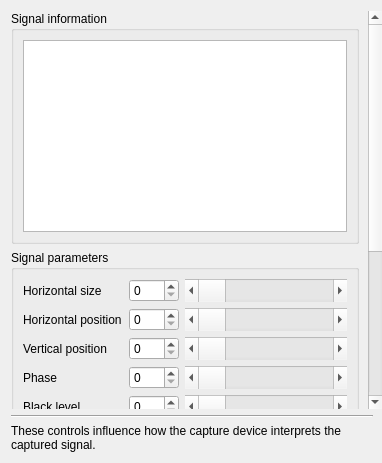
<?xml version="1.0" encoding="UTF-8"?>
<ui version="4.0">
 <class>SignalDialog</class>
 <widget class="QDialog" name="SignalDialog">
  <property name="geometry">
   <rect>
    <x>0</x>
    <y>0</y>
    <width>382</width>
    <height>463</height>
   </rect>
  </property>
  <property name="windowTitle">
   <string>Dialog</string>
  </property>
  <layout class="QVBoxLayout" name="verticalLayout_3">
   <property name="rightMargin">
    <number>0</number>
   </property>
   <item>
    <widget class="QScrollArea" name="scrollArea">
     <property name="frameShape">
      <enum>QFrame::NoFrame</enum>
     </property>
     <property name="widgetResizable">
      <bool>true</bool>
     </property>
     <widget class="QWidget" name="scrollAreaWidgetContents">
      <property name="geometry">
       <rect>
        <x>0</x>
        <y>0</y>
        <width>359</width>
        <height>699</height>
       </rect>
      </property>
      <layout class="QVBoxLayout" name="verticalLayout">
       <property name="spacing">
        <number>6</number>
       </property>
       <property name="leftMargin">
        <number>0</number>
       </property>
       <property name="topMargin">
        <number>0</number>
       </property>
       <property name="rightMargin">
        <number>9</number>
       </property>
       <property name="bottomMargin">
        <number>0</number>
       </property>
       <item>
        <widget class="QGroupBox" name="groupBox_meta">
         <property name="sizePolicy">
          <sizepolicy hsizetype="Preferred" vsizetype="Minimum">
           <horstretch>0</horstretch>
           <verstretch>0</verstretch>
          </sizepolicy>
         </property>
         <property name="title">
          <string>Signal information</string>
         </property>
         <layout class="QVBoxLayout" name="verticalLayout_4">
          <item>
           <widget class="PropertyTable" name="tableWidget_propertyTable"/>
          </item>
         </layout>
        </widget>
       </item>
       <item>
        <widget class="QGroupBox" name="groupBox_videoAdjust">
         <property name="title">
          <string>Signal parameters</string>
         </property>
         <layout class="QGridLayout" name="gridLayout">
          <item row="11" column="0">
           <widget class="QLabel" name="label_10">
            <property name="sizePolicy">
             <sizepolicy hsizetype="Maximum" vsizetype="Preferred">
              <horstretch>0</horstretch>
              <verstretch>0</verstretch>
             </sizepolicy>
            </property>
            <property name="minimumSize">
             <size>
              <width>100</width>
              <height>0</height>
             </size>
            </property>
            <property name="text">
             <string>Blue brightness</string>
            </property>
            <property name="indent">
             <number>-1</number>
            </property>
           </widget>
          </item>
          <item row="12" column="0">
           <widget class="QLabel" name="label_13">
            <property name="sizePolicy">
             <sizepolicy hsizetype="Maximum" vsizetype="Preferred">
              <horstretch>0</horstretch>
              <verstretch>0</verstretch>
             </sizepolicy>
            </property>
            <property name="minimumSize">
             <size>
              <width>100</width>
              <height>0</height>
             </size>
            </property>
            <property name="text">
             <string>Blue contrast</string>
            </property>
            <property name="indent">
             <number>-1</number>
            </property>
           </widget>
          </item>
          <item row="11" column="1">
           <widget class="QSpinBox" name="spinBox_colorBrightBlue">
            <property name="sizePolicy">
             <sizepolicy hsizetype="Maximum" vsizetype="Preferred">
              <horstretch>0</horstretch>
              <verstretch>0</verstretch>
             </sizepolicy>
            </property>
            <property name="minimumSize">
             <size>
              <width>50</width>
              <height>0</height>
             </size>
            </property>
            <property name="buttonSymbols">
             <enum>QAbstractSpinBox::UpDownArrows</enum>
            </property>
           </widget>
          </item>
          <item row="0" column="0">
           <widget class="QLabel" name="label_2">
            <property name="sizePolicy">
             <sizepolicy hsizetype="Maximum" vsizetype="Preferred">
              <horstretch>0</horstretch>
              <verstretch>0</verstretch>
             </sizepolicy>
            </property>
            <property name="minimumSize">
             <size>
              <width>100</width>
              <height>0</height>
             </size>
            </property>
            <property name="text">
             <string>Horizontal size</string>
            </property>
           </widget>
          </item>
          <item row="9" column="2" colspan="2">
           <widget class="QScrollBar" name="horizontalScrollBar_colorBrightGreen">
            <property name="sizePolicy">
             <sizepolicy hsizetype="Expanding" vsizetype="Preferred">
              <horstretch>0</horstretch>
              <verstretch>0</verstretch>
             </sizepolicy>
            </property>
            <property name="orientation">
             <enum>Qt::Horizontal</enum>
            </property>
           </widget>
          </item>
          <item row="9" column="0">
           <widget class="QLabel" name="label_9">
            <property name="sizePolicy">
             <sizepolicy hsizetype="Maximum" vsizetype="Preferred">
              <horstretch>0</horstretch>
              <verstretch>0</verstretch>
             </sizepolicy>
            </property>
            <property name="minimumSize">
             <size>
              <width>100</width>
              <height>0</height>
             </size>
            </property>
            <property name="text">
             <string>Green brightness</string>
            </property>
            <property name="indent">
             <number>-1</number>
            </property>
           </widget>
          </item>
          <item row="4" column="2" colspan="2">
           <widget class="QScrollBar" name="horizontalScrollBar_videoBlackLevel">
            <property name="sizePolicy">
             <sizepolicy hsizetype="Expanding" vsizetype="Preferred">
              <horstretch>0</horstretch>
              <verstretch>0</verstretch>
             </sizepolicy>
            </property>
            <property name="orientation">
             <enum>Qt::Horizontal</enum>
            </property>
           </widget>
          </item>
          <item row="3" column="0">
           <widget class="QLabel" name="label_4">
            <property name="sizePolicy">
             <sizepolicy hsizetype="Maximum" vsizetype="Preferred">
              <horstretch>0</horstretch>
              <verstretch>0</verstretch>
             </sizepolicy>
            </property>
            <property name="minimumSize">
             <size>
              <width>100</width>
              <height>0</height>
             </size>
            </property>
            <property name="text">
             <string>Phase</string>
            </property>
           </widget>
          </item>
          <item row="1" column="2" colspan="2">
           <widget class="QScrollBar" name="horizontalScrollBar_videoHorPos">
            <property name="sizePolicy">
             <sizepolicy hsizetype="Expanding" vsizetype="Preferred">
              <horstretch>0</horstretch>
              <verstretch>0</verstretch>
             </sizepolicy>
            </property>
            <property name="orientation">
             <enum>Qt::Horizontal</enum>
            </property>
           </widget>
          </item>
          <item row="10" column="0">
           <widget class="QLabel" name="label_12">
            <property name="sizePolicy">
             <sizepolicy hsizetype="Maximum" vsizetype="Preferred">
              <horstretch>0</horstretch>
              <verstretch>0</verstretch>
             </sizepolicy>
            </property>
            <property name="minimumSize">
             <size>
              <width>100</width>
              <height>0</height>
             </size>
            </property>
            <property name="text">
             <string>Green contrast</string>
            </property>
            <property name="indent">
             <number>-1</number>
            </property>
           </widget>
          </item>
          <item row="4" column="1">
           <widget class="QSpinBox" name="spinBox_videoBlackLevel">
            <property name="sizePolicy">
             <sizepolicy hsizetype="Maximum" vsizetype="Preferred">
              <horstretch>0</horstretch>
              <verstretch>0</verstretch>
             </sizepolicy>
            </property>
            <property name="minimumSize">
             <size>
              <width>50</width>
              <height>0</height>
             </size>
            </property>
            <property name="buttonSymbols">
             <enum>QAbstractSpinBox::UpDownArrows</enum>
            </property>
           </widget>
          </item>
          <item row="0" column="1">
           <widget class="QSpinBox" name="spinBox_videoHorSize">
            <property name="sizePolicy">
             <sizepolicy hsizetype="Maximum" vsizetype="Preferred">
              <horstretch>0</horstretch>
              <verstretch>0</verstretch>
             </sizepolicy>
            </property>
            <property name="minimumSize">
             <size>
              <width>50</width>
              <height>0</height>
             </size>
            </property>
            <property name="buttonSymbols">
             <enum>QAbstractSpinBox::UpDownArrows</enum>
            </property>
           </widget>
          </item>
          <item row="5" column="0">
           <widget class="QLabel" name="label_6">
            <property name="sizePolicy">
             <sizepolicy hsizetype="Maximum" vsizetype="Preferred">
              <horstretch>0</horstretch>
              <verstretch>0</verstretch>
             </sizepolicy>
            </property>
            <property name="minimumSize">
             <size>
              <width>100</width>
              <height>0</height>
             </size>
            </property>
            <property name="text">
             <string>Brightness</string>
            </property>
            <property name="indent">
             <number>-1</number>
            </property>
           </widget>
          </item>
          <item row="4" column="0">
           <widget class="QLabel" name="label_5">
            <property name="sizePolicy">
             <sizepolicy hsizetype="Maximum" vsizetype="Preferred">
              <horstretch>0</horstretch>
              <verstretch>0</verstretch>
             </sizepolicy>
            </property>
            <property name="minimumSize">
             <size>
              <width>100</width>
              <height>0</height>
             </size>
            </property>
            <property name="text">
             <string>Black level</string>
            </property>
           </widget>
          </item>
          <item row="6" column="1">
           <widget class="QSpinBox" name="spinBox_colorContr">
            <property name="sizePolicy">
             <sizepolicy hsizetype="Maximum" vsizetype="Preferred">
              <horstretch>0</horstretch>
              <verstretch>0</verstretch>
             </sizepolicy>
            </property>
            <property name="minimumSize">
             <size>
              <width>50</width>
              <height>0</height>
             </size>
            </property>
            <property name="buttonSymbols">
             <enum>QAbstractSpinBox::UpDownArrows</enum>
            </property>
           </widget>
          </item>
          <item row="3" column="1">
           <widget class="QSpinBox" name="spinBox_videoPhase">
            <property name="sizePolicy">
             <sizepolicy hsizetype="Maximum" vsizetype="Preferred">
              <horstretch>0</horstretch>
              <verstretch>0</verstretch>
             </sizepolicy>
            </property>
            <property name="minimumSize">
             <size>
              <width>50</width>
              <height>0</height>
             </size>
            </property>
            <property name="buttonSymbols">
             <enum>QAbstractSpinBox::UpDownArrows</enum>
            </property>
           </widget>
          </item>
          <item row="9" column="1">
           <widget class="QSpinBox" name="spinBox_colorBrightGreen">
            <property name="sizePolicy">
             <sizepolicy hsizetype="Maximum" vsizetype="Preferred">
              <horstretch>0</horstretch>
              <verstretch>0</verstretch>
             </sizepolicy>
            </property>
            <property name="minimumSize">
             <size>
              <width>50</width>
              <height>0</height>
             </size>
            </property>
            <property name="buttonSymbols">
             <enum>QAbstractSpinBox::UpDownArrows</enum>
            </property>
           </widget>
          </item>
          <item row="1" column="1">
           <widget class="QSpinBox" name="spinBox_videoHorPos">
            <property name="sizePolicy">
             <sizepolicy hsizetype="Maximum" vsizetype="Preferred">
              <horstretch>0</horstretch>
              <verstretch>0</verstretch>
             </sizepolicy>
            </property>
            <property name="minimumSize">
             <size>
              <width>50</width>
              <height>0</height>
             </size>
            </property>
            <property name="buttonSymbols">
             <enum>QAbstractSpinBox::UpDownArrows</enum>
            </property>
           </widget>
          </item>
          <item row="8" column="2" colspan="2">
           <widget class="QScrollBar" name="horizontalScrollBar_colorContrRed">
            <property name="sizePolicy">
             <sizepolicy hsizetype="Expanding" vsizetype="Preferred">
              <horstretch>0</horstretch>
              <verstretch>0</verstretch>
             </sizepolicy>
            </property>
            <property name="orientation">
             <enum>Qt::Horizontal</enum>
            </property>
           </widget>
          </item>
          <item row="7" column="1">
           <widget class="QSpinBox" name="spinBox_colorBrightRed">
            <property name="sizePolicy">
             <sizepolicy hsizetype="Maximum" vsizetype="Preferred">
              <horstretch>0</horstretch>
              <verstretch>0</verstretch>
             </sizepolicy>
            </property>
            <property name="minimumSize">
             <size>
              <width>50</width>
              <height>0</height>
             </size>
            </property>
            <property name="buttonSymbols">
             <enum>QAbstractSpinBox::UpDownArrows</enum>
            </property>
           </widget>
          </item>
          <item row="12" column="2" colspan="2">
           <widget class="QScrollBar" name="horizontalScrollBar_colorContrBlue">
            <property name="sizePolicy">
             <sizepolicy hsizetype="Expanding" vsizetype="Preferred">
              <horstretch>0</horstretch>
              <verstretch>0</verstretch>
             </sizepolicy>
            </property>
            <property name="orientation">
             <enum>Qt::Horizontal</enum>
            </property>
           </widget>
          </item>
          <item row="8" column="0">
           <widget class="QLabel" name="label_11">
            <property name="sizePolicy">
             <sizepolicy hsizetype="Maximum" vsizetype="Preferred">
              <horstretch>0</horstretch>
              <verstretch>0</verstretch>
             </sizepolicy>
            </property>
            <property name="minimumSize">
             <size>
              <width>100</width>
              <height>0</height>
             </size>
            </property>
            <property name="text">
             <string>Red contrast</string>
            </property>
            <property name="indent">
             <number>-1</number>
            </property>
           </widget>
          </item>
          <item row="10" column="1">
           <widget class="QSpinBox" name="spinBox_colorContrGreen">
            <property name="sizePolicy">
             <sizepolicy hsizetype="Maximum" vsizetype="Preferred">
              <horstretch>0</horstretch>
              <verstretch>0</verstretch>
             </sizepolicy>
            </property>
            <property name="minimumSize">
             <size>
              <width>50</width>
              <height>0</height>
             </size>
            </property>
            <property name="buttonSymbols">
             <enum>QAbstractSpinBox::UpDownArrows</enum>
            </property>
           </widget>
          </item>
          <item row="7" column="0">
           <widget class="QLabel" name="label_8">
            <property name="sizePolicy">
             <sizepolicy hsizetype="Maximum" vsizetype="Preferred">
              <horstretch>0</horstretch>
              <verstretch>0</verstretch>
             </sizepolicy>
            </property>
            <property name="minimumSize">
             <size>
              <width>100</width>
              <height>0</height>
             </size>
            </property>
            <property name="text">
             <string>Red brightness</string>
            </property>
            <property name="indent">
             <number>-1</number>
            </property>
           </widget>
          </item>
          <item row="11" column="2" colspan="2">
           <widget class="QScrollBar" name="horizontalScrollBar_colorBrightBlue">
            <property name="sizePolicy">
             <sizepolicy hsizetype="Expanding" vsizetype="Preferred">
              <horstretch>0</horstretch>
              <verstretch>0</verstretch>
             </sizepolicy>
            </property>
            <property name="orientation">
             <enum>Qt::Horizontal</enum>
            </property>
           </widget>
          </item>
          <item row="5" column="2" colspan="2">
           <widget class="QScrollBar" name="horizontalScrollBar_colorBright">
            <property name="sizePolicy">
             <sizepolicy hsizetype="Expanding" vsizetype="Preferred">
              <horstretch>0</horstretch>
              <verstretch>0</verstretch>
             </sizepolicy>
            </property>
            <property name="orientation">
             <enum>Qt::Horizontal</enum>
            </property>
           </widget>
          </item>
          <item row="0" column="2" colspan="2">
           <widget class="QScrollBar" name="horizontalScrollBar_videoHorSize">
            <property name="sizePolicy">
             <sizepolicy hsizetype="Expanding" vsizetype="Preferred">
              <horstretch>0</horstretch>
              <verstretch>0</verstretch>
             </sizepolicy>
            </property>
            <property name="orientation">
             <enum>Qt::Horizontal</enum>
            </property>
            <property name="invertedControls">
             <bool>false</bool>
            </property>
           </widget>
          </item>
          <item row="5" column="1">
           <widget class="QSpinBox" name="spinBox_colorBright">
            <property name="sizePolicy">
             <sizepolicy hsizetype="Maximum" vsizetype="Preferred">
              <horstretch>0</horstretch>
              <verstretch>0</verstretch>
             </sizepolicy>
            </property>
            <property name="minimumSize">
             <size>
              <width>50</width>
              <height>0</height>
             </size>
            </property>
            <property name="buttonSymbols">
             <enum>QAbstractSpinBox::UpDownArrows</enum>
            </property>
           </widget>
          </item>
          <item row="7" column="2" colspan="2">
           <widget class="QScrollBar" name="horizontalScrollBar_colorBrightRed">
            <property name="sizePolicy">
             <sizepolicy hsizetype="Expanding" vsizetype="Preferred">
              <horstretch>0</horstretch>
              <verstretch>0</verstretch>
             </sizepolicy>
            </property>
            <property name="orientation">
             <enum>Qt::Horizontal</enum>
            </property>
           </widget>
          </item>
          <item row="1" column="0">
           <widget class="QLabel" name="label">
            <property name="sizePolicy">
             <sizepolicy hsizetype="Maximum" vsizetype="Preferred">
              <horstretch>0</horstretch>
              <verstretch>0</verstretch>
             </sizepolicy>
            </property>
            <property name="minimumSize">
             <size>
              <width>100</width>
              <height>0</height>
             </size>
            </property>
            <property name="text">
             <string>Horizontal position</string>
            </property>
           </widget>
          </item>
          <item row="6" column="0">
           <widget class="QLabel" name="label_7">
            <property name="sizePolicy">
             <sizepolicy hsizetype="Maximum" vsizetype="Preferred">
              <horstretch>0</horstretch>
              <verstretch>0</verstretch>
             </sizepolicy>
            </property>
            <property name="minimumSize">
             <size>
              <width>100</width>
              <height>0</height>
             </size>
            </property>
            <property name="text">
             <string>Contrast</string>
            </property>
            <property name="indent">
             <number>-1</number>
            </property>
           </widget>
          </item>
          <item row="8" column="1">
           <widget class="QSpinBox" name="spinBox_colorContrRed">
            <property name="sizePolicy">
             <sizepolicy hsizetype="Maximum" vsizetype="Preferred">
              <horstretch>0</horstretch>
              <verstretch>0</verstretch>
             </sizepolicy>
            </property>
            <property name="minimumSize">
             <size>
              <width>50</width>
              <height>0</height>
             </size>
            </property>
            <property name="buttonSymbols">
             <enum>QAbstractSpinBox::UpDownArrows</enum>
            </property>
           </widget>
          </item>
          <item row="2" column="1">
           <widget class="QSpinBox" name="spinBox_videoVerPos">
            <property name="sizePolicy">
             <sizepolicy hsizetype="Maximum" vsizetype="Preferred">
              <horstretch>0</horstretch>
              <verstretch>0</verstretch>
             </sizepolicy>
            </property>
            <property name="minimumSize">
             <size>
              <width>50</width>
              <height>0</height>
             </size>
            </property>
            <property name="buttonSymbols">
             <enum>QAbstractSpinBox::UpDownArrows</enum>
            </property>
           </widget>
          </item>
          <item row="12" column="1">
           <widget class="QSpinBox" name="spinBox_colorContrBlue">
            <property name="sizePolicy">
             <sizepolicy hsizetype="Maximum" vsizetype="Preferred">
              <horstretch>0</horstretch>
              <verstretch>0</verstretch>
             </sizepolicy>
            </property>
            <property name="minimumSize">
             <size>
              <width>50</width>
              <height>0</height>
             </size>
            </property>
            <property name="buttonSymbols">
             <enum>QAbstractSpinBox::UpDownArrows</enum>
            </property>
           </widget>
          </item>
          <item row="2" column="0">
           <widget class="QLabel" name="label_3">
            <property name="sizePolicy">
             <sizepolicy hsizetype="Maximum" vsizetype="Preferred">
              <horstretch>0</horstretch>
              <verstretch>0</verstretch>
             </sizepolicy>
            </property>
            <property name="minimumSize">
             <size>
              <width>100</width>
              <height>0</height>
             </size>
            </property>
            <property name="text">
             <string>Vertical position</string>
            </property>
           </widget>
          </item>
          <item row="6" column="2" colspan="2">
           <widget class="QScrollBar" name="horizontalScrollBar_colorContr">
            <property name="sizePolicy">
             <sizepolicy hsizetype="Expanding" vsizetype="Preferred">
              <horstretch>0</horstretch>
              <verstretch>0</verstretch>
             </sizepolicy>
            </property>
            <property name="orientation">
             <enum>Qt::Horizontal</enum>
            </property>
           </widget>
          </item>
          <item row="10" column="2" colspan="2">
           <widget class="QScrollBar" name="horizontalScrollBar_colorContrGreen">
            <property name="sizePolicy">
             <sizepolicy hsizetype="Expanding" vsizetype="Preferred">
              <horstretch>0</horstretch>
              <verstretch>0</verstretch>
             </sizepolicy>
            </property>
            <property name="orientation">
             <enum>Qt::Horizontal</enum>
            </property>
           </widget>
          </item>
          <item row="2" column="2" colspan="2">
           <widget class="QScrollBar" name="horizontalScrollBar_videoVerPos">
            <property name="sizePolicy">
             <sizepolicy hsizetype="Expanding" vsizetype="Preferred">
              <horstretch>0</horstretch>
              <verstretch>0</verstretch>
             </sizepolicy>
            </property>
            <property name="orientation">
             <enum>Qt::Horizontal</enum>
            </property>
           </widget>
          </item>
          <item row="3" column="2" colspan="2">
           <widget class="QScrollBar" name="horizontalScrollBar_videoPhase">
            <property name="sizePolicy">
             <sizepolicy hsizetype="Expanding" vsizetype="Preferred">
              <horstretch>0</horstretch>
              <verstretch>0</verstretch>
             </sizepolicy>
            </property>
            <property name="orientation">
             <enum>Qt::Horizontal</enum>
            </property>
           </widget>
          </item>
         </layout>
        </widget>
       </item>
       <item>
        <spacer name="verticalSpacer">
         <property name="orientation">
          <enum>Qt::Vertical</enum>
         </property>
         <property name="sizeHint" stdset="0">
          <size>
           <width>20</width>
           <height>40</height>
          </size>
         </property>
        </spacer>
       </item>
      </layout>
     </widget>
    </widget>
   </item>
   <item>
    <widget class="QFrame" name="frame">
     <property name="frameShape">
      <enum>QFrame::NoFrame</enum>
     </property>
     <property name="frameShadow">
      <enum>QFrame::Plain</enum>
     </property>
     <layout class="QVBoxLayout" name="verticalLayout_2">
      <property name="spacing">
       <number>6</number>
      </property>
      <property name="leftMargin">
       <number>0</number>
      </property>
      <property name="topMargin">
       <number>0</number>
      </property>
      <property name="rightMargin">
       <number>9</number>
      </property>
      <property name="bottomMargin">
       <number>0</number>
      </property>
      <item>
       <widget class="Line" name="line">
        <property name="orientation">
         <enum>Qt::Horizontal</enum>
        </property>
       </widget>
      </item>
      <item>
       <widget class="QLabel" name="label_notice">
        <property name="text">
         <string>These controls influence how the capture device interprets the captured signal.</string>
        </property>
        <property name="wordWrap">
         <bool>true</bool>
        </property>
       </widget>
      </item>
     </layout>
    </widget>
   </item>
  </layout>
 </widget>
 <customwidgets>
  <customwidget>
   <class>PropertyTable</class>
   <extends>QTableWidget</extends>
   <header>QTableWidget_property_table.h</header>
  </customwidget>
 </customwidgets>
 <resources/>
 <connections/>
</ui>
